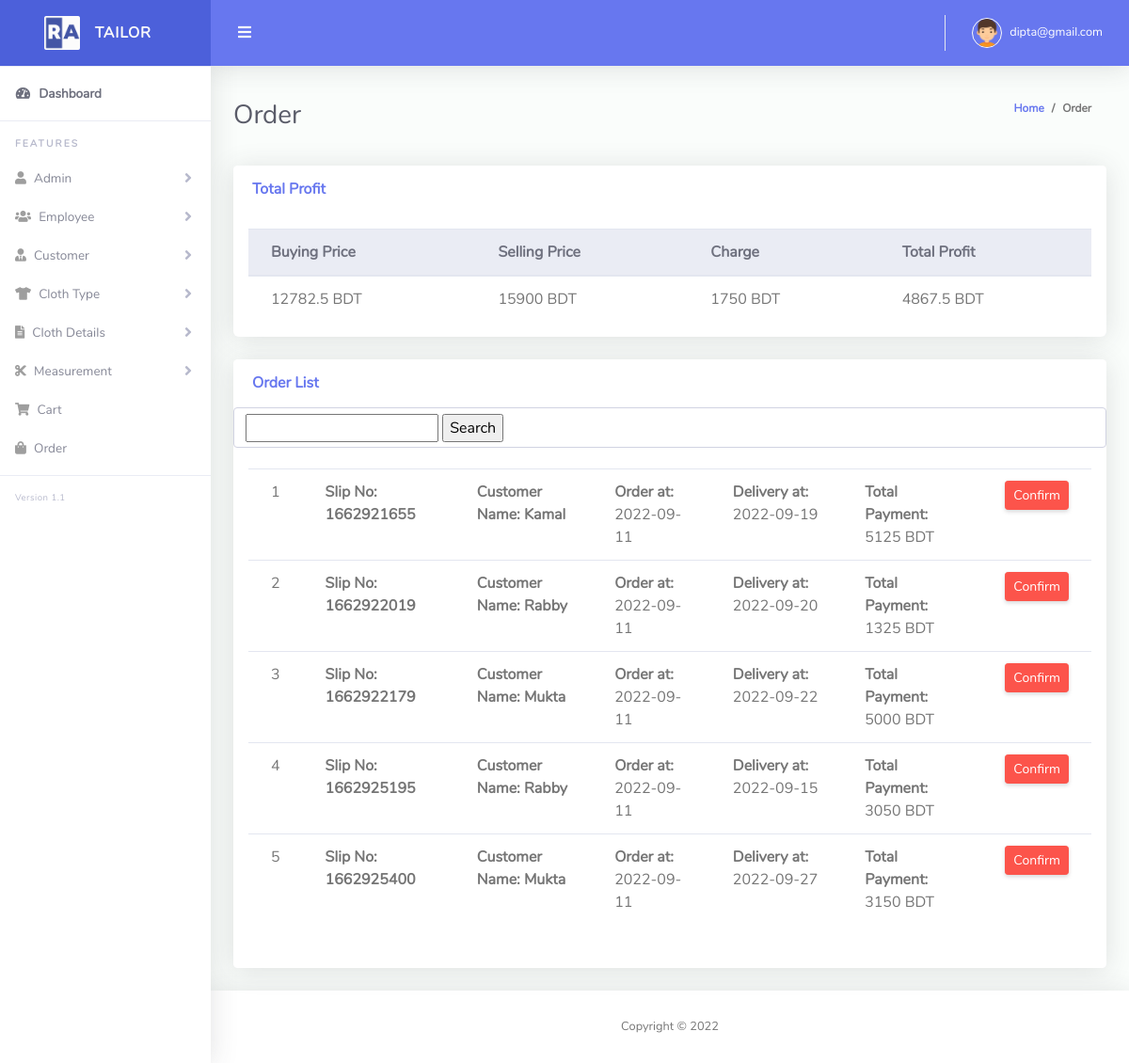
/order.php (signed in), run on the app's committed database.
### tables this page shows
CREATE TABLE `tbl_slip` (
  `id` int(11) NOT NULL,
  `slip_no` int(11) NOT NULL,
  `customer_id` int(11) NOT NULL,
  `order_at` varchar(50) NOT NULL,
  `delivery_at` varchar(50) NOT NULL,
  `status` tinyint(4) NOT NULL DEFAULT 0,
  `soft_delete` tinyint(4) NOT NULL DEFAULT 0
);

CREATE TABLE `tbl_customer` (
  `cus_id` int(11) NOT NULL,
  `cus_name` varchar(255) NOT NULL,
  `cus_email` varchar(255) NOT NULL,
  `cus_phone` varchar(255) NOT NULL,
  `cus_address` text NOT NULL,
  `created_at` timestamp NOT NULL DEFAULT current_timestamp(),
  `soft_delete` tinyint(4) NOT NULL DEFAULT 0
);

### Classes/DB.php (called while the page is built, shortened)
<?php
class DB
{
    public function connect(){
        $this->conn = new mysqli("localhost","root","","tailor_shop");
        if ($this->conn->connect_error) {
          die("Connection failed: " . $this->conn->connect_error);
        } else {
            return $msg =  "connected";
        }
    }
}

### Classes/CartClass.php (called while the page is built, shortened)
<?php
include_once 'db.php';
class CartClass extends DB
{
    public function viewSlip()
    {
        $query = "SELECT * FROM tbl_slip
        LEFT JOIN tbl_customer ON tbl_slip.customer_id = tbl_customer.cus_id
        WHERE tbl_slip.soft_delete=0 order by tbl_slip.soft_delete asc";
        $result = $this->conn->query($query);
        return $result;
    }
    public function slipOrder($slip_no)
    {
        $query = "SELECT tbl_order.*, tbl_customer.*, tbl_measurement.*, tbl_cloth.*, tbl_order.id
        AS orderid, tbl_order.selling_price AS sellingprice FROM tbl_order
        LEFT JOIN tbl_customer ON tbl_order.cus_id = tbl_customer.cus_id
        LEFT JOIN tbl_measurement ON tbl_order.mes_id = tbl_measurement.id
        LEFT JOIN tbl_cloth ON tbl_order.cloth_id = tbl_cloth.id
        WHERE slip_no = $slip_no";
        $result = $this->conn->query($query);
        return $result;
    }
    public function viewProfit()
    {
        $query = "SELECT * FROM tbl_order order by tbl_order.id desc";
        $result = $this->conn->query($query);
        return $result;
    }
    public function orderCheck($slip_no)
    {
        $query = "SELECT * FROM tbl_order WHERE slip_no = '$slip_no' AND soft_delete = 1";
        $result = $this->conn->query($query);
        return mysqli_num_rows($result);
    }
}
?>

### order.php (the view, shortened to what this page needs)
<?php
include 'layouts/header.php';
?>
<div class="container-fluid" id="container-wrapper">
    <div class="d-sm-flex align-items-center justify-content-between mb-4">
        <h1 class="h3 mb-0 text-gray-800">Order</h1>
        <ol class="breadcrumb">
            <li class="breadcrumb-item"><a href="./">Home</a></li>
            <li class="breadcrumb-item">Order</li>
        </ol>
    </div>
    <div class="row">
        <div class="col-lg-12 mb-4">
            <div class="card">
                <div class="card-header py-3 d-flex flex-row align-items-center justify-content-between">
                    <h6 class="m-0 font-weight-bold text-primary">Total Profit</h6>
                </div>
                <div class="table-responsive p-3">
                    <table class="table align-items-center table-flush">
                        <thead class="thead-light">
                            <tr>
                                <th>Buying Price</th>
                                <th>Selling Price</th>
                                <th>Charge</th>
                                <th>Total Profit</th>
                            </tr>
                        </thead>
                        <tbody>
                            <?php
                            $buying_price = 0;
                            $selling_price = 0;
                            $charge = 0;
                            $view = $cart->viewProfit();
                            foreach ($view as $value) {
                                $buying_price += $value['buying_price']*$value['quantity'];
                                $selling_price += ($value['selling_price'] - ($value['discount'] / 100 * $value['selling_price'])) * $value['quantity'];
                                $charge += $value['charge'];
                                ?>
                            <?php } ?>
                            <tr>
                                <td><?php echo $buying_price; ?> BDT</td>
                                <td><?php echo $selling_price; ?> BDT</td>
                                <td><?php echo $charge; ?> BDT</td>
                                <td><?php echo $total = $selling_price + $charge - $buying_price; ?> BDT</td>
                            </tr>
                        </tbody>
                    </table>
                </div>
            </div>
        </div>
    </div>
    <div class="row">
        <div class="col-lg-12 mb-4">
            <div class="card">
                <div class="card-header py-3 d-flex flex-row align-items-center justify-content-between">
                    <h6 class="m-0 font-weight-bold text-primary">Order List</h6>
                </div>
                <div class="form-control">
                    <form action="order.php" method="GET">
                        <input type="text" name="search" required>
                        <input type="submit" value="Search">
                    </form>
                </div>
                <div class="table-responsive p-3">
                    <table class="table align-items-center table-flush" id="dataTable">
                        <?php
                        $i = 0;
                        if (isset($_GET['search'])) {
                            $view = $cart->searchSlipResult($_GET['search']);
                        } else {
                            $view = $cart->viewSlip();
                        }
                        if ($view->num_rows > 0) {
                            foreach ($view as $value) {
                                $i++;
                                $slip_no = $value['slip_no'];
                                $calculate = $cart->slipOrder($slip_no);
                                $selling_price = 0;
                                $charge = 0;
                                foreach ($calculate as $data) {
                                    $selling_price += ($data['sellingprice'] - ($data['discount'] / 100 * $data['sellingprice'])) * $data['quantity'];
                                    $charge += $data['charge'];
                                }
                                $total_price = $selling_price + $charge;
                        ?>
                                <thead id="<?php echo $i; ?>" class="thead-light">
                                    <tr>
                                        <td><?php echo $i; ?></td>
                                        <td><strong>Slip No: <?php echo $slip_no; ?></strong></td>
                                        <td><strong>Customer Name: <?php echo $value['cus_name']; ?></strong></td>
                                        <td><strong>Order at: </strong><?php echo $value['order_at']; ?></td>
                                        <td><strong>Delivery at: </strong><?php echo $value['delivery_at']; ?></td>
                                        <td><strong>Total Payment: </strong><?= $total_price; ?> BDT</td>
                                        <?php
                                        $s = $cart->orderCheck($value['slip_no']);
                                        if ($s > 0) {
                                            echo "<td><p style='color:green;'>Confirmed</p></td>";
                                        } else {
                                        ?>
                                            <td>
                                                <a href="?delorder=<?php echo $value['slip_no']; ?>" class="btn btn-sm btn-danger">Confirm</a>
                                            </td>
                                        <?php } ?>
                                    </tr>
                                </thead>
                        <?php }
                        } ?>
                    </table>
                </div>
                <div class="card-footer"></div>
            </div>
        </div>
    </div>
</div>
<?php include 'layouts/footer.php'; ?>

### data on the page
tbl_slip: slip_no "1662921655", customer.cus_name "Kamal", order_at "2022-09-11", delivery_at "2022-09-19", total_price "5125"
tbl_slip: slip_no "1662922019", customer.cus_name "Rabby", order_at "2022-09-11", delivery_at "2022-09-20", total_price "1325"
tbl_slip: slip_no "1662922179", customer.cus_name "Mukta", order_at "2022-09-11", delivery_at "2022-09-22", total_price "5000"
tbl_slip: slip_no "1662925195", customer.cus_name "Rabby", order_at "2022-09-11", delivery_at "2022-09-15", total_price "3050"
tbl_slip: slip_no "1662925400", customer.cus_name "Mukta", order_at "2022-09-11", delivery_at "2022-09-27", total_price "3150"

### other printed values
$_SESSION['email'] "dipta@gmail.com"
$buying_price "12782.5"
$selling_price "15900"
$charge "1750"
$total = $selling_price + $charge - $buying_price "4867.5"
